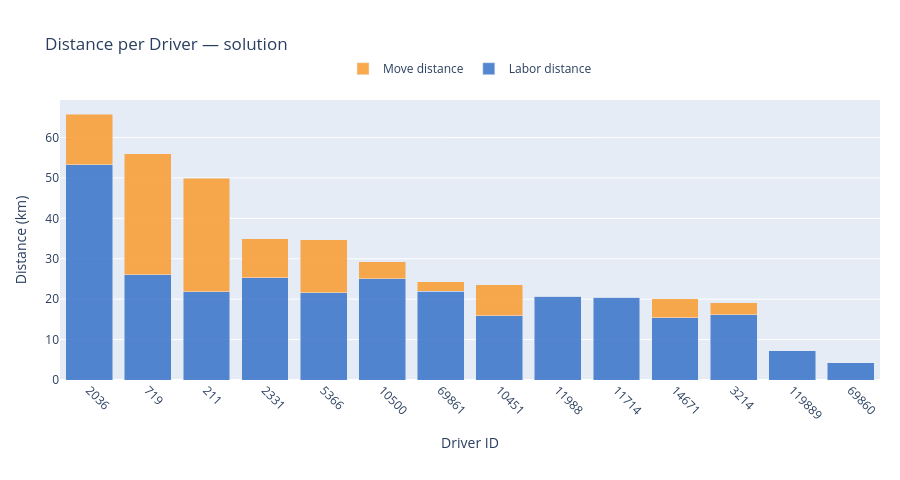

Source (notebook cell):
### Markdown cell above
---
## Distance per Driver

### Code cell
build_driver_distance_figure(rows, drivers, LABEL).show()

### Figure 1 — Plotly figure (JSON) as saved in the notebook; plotly's stock layout.template omitted (floating-point values rounded to 4 significant figures)
{"data": [{"hoverinfo": "text", "hovertext": ["Driver 2036<br>Labor: 53.22 km", "Driver 719<br>Labor: 26.05 km", "Driver 211<br>Labor: 21.86 km", "Driver 2331<br>Labor: 25.25 km", "Driver 5366<br>Labor: 21.63 km", "Driver 10500<br>Labor: 25.05 km", "Driver 69861<br>Labor: 21.99 km", "Driver 10451<br>Labor: 15.86 km", "Driver 11988<br>Labor: 20.70 km", "Driver 11714<br>Labor: 20.46 km", "Driver 14671<br>Labor: 15.36 km", "Driver 3214<br>Labor: 16.15 km", "Driver 119889<br>Labor: 7.19 km", "Driver 69860<br>Labor: 4.21 km"], "marker": {"color": "rgba(55, 115, 200, 0.85)"}, "name": "Labor distance", "type": "bar", "x": ["2036", "719", "211", "2331", "5366", "10500", "69861", "10451", "11988", "11714", "14671", "3214", "119889", "69860"], "y": [53.22, 26.05, 21.86, 25.25, 21.63, 25.05, 21.99, 15.86, 20.7, 20.46, 15.36, 16.15, 7.19, 4.21]}, {"hoverinfo": "text", "hovertext": ["Driver 2036<br>Move: 12.60 km", "Driver 719<br>Move: 29.98 km", "Driver 211<br>Move: 28.03 km", "Driver 2331<br>Move: 9.70 km", "Driver 5366<br>Move: 13.03 km", "Driver 10500<br>Move: 4.20 km", "Driver 69861<br>Move: 2.37 km", "Driver 10451<br>Move: 7.67 km", "Driver 11988<br>Move: 0.00 km", "Driver 11714<br>Move: 0.00 km", "Driver 14671<br>Move: 4.76 km", "Driver 3214<br>Move: 2.96 km", "Driver 119889<br>Move: 0.00 km", "Driver 69860<br>Move: 0.00 km"], "marker": {"color": "rgba(250, 155, 45, 0.85)"}, "name": "Move distance", "type": "bar", "x": ["2036", "719", "211", "2331", "5366", "10500", "69861", "10451", "11988", "11714", "14671", "3214", "119889", "69860"], "y": [12.6, 29.98, 28.03, 9.7, 13.03, 4.2, 2.37, 7.67, 0, 0, 4.76, 2.96, 0, 0]}], "layout": {"barmode": "stack", "height": 480, "hovermode": "x", "legend": {"orientation": "h", "x": 0.5, "xanchor": "center", "y": 1.06, "yanchor": "bottom"}, "margin": {"b": 100, "l": 60, "r": 20, "t": 100}, "title": {"text": "Distance per Driver — solution"}, "xaxis": {"tickangle": 45, "title": {"text": "Driver ID"}}, "yaxis": {"title": {"text": "Distance (km)"}}}}
